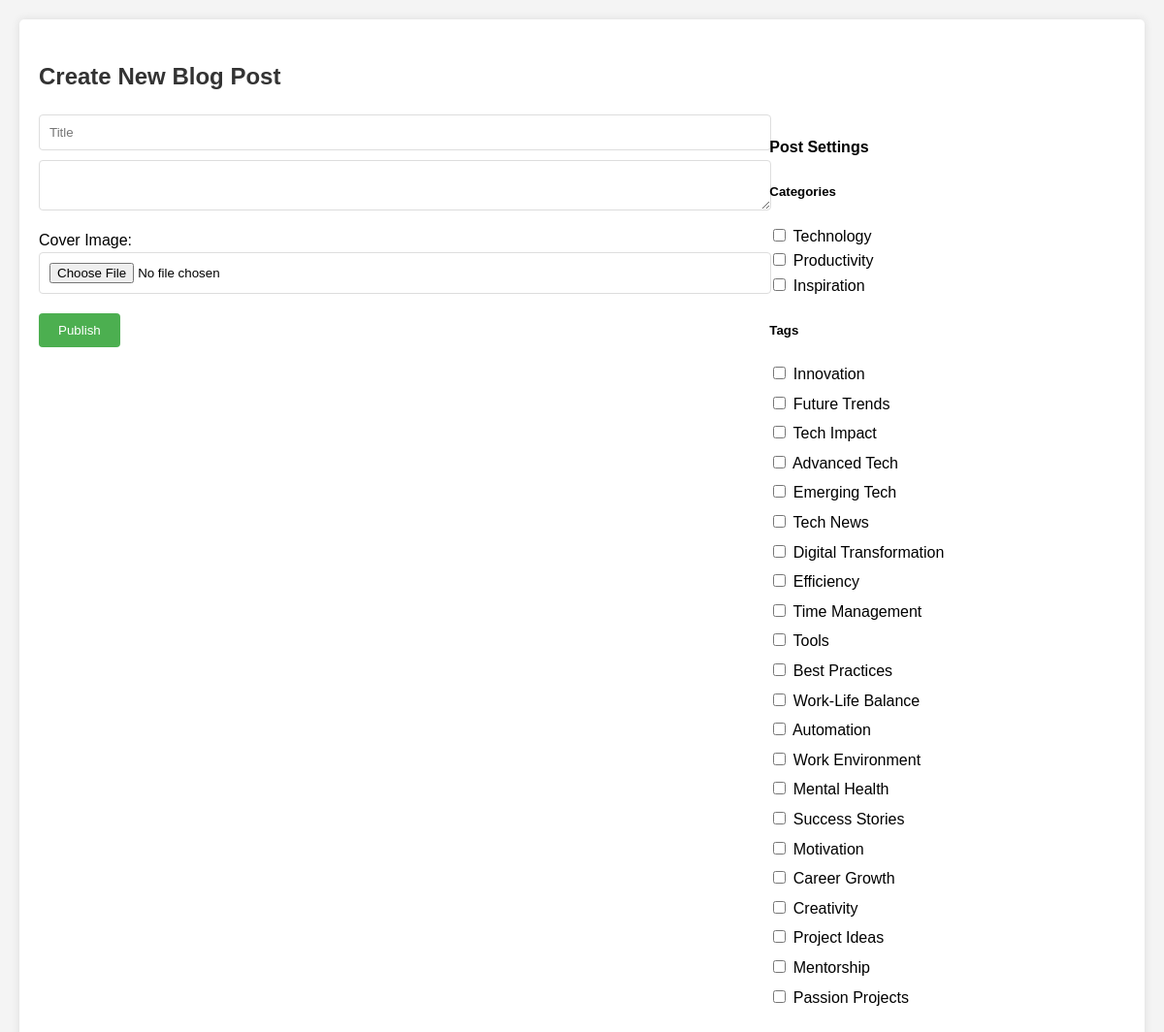
The app's page /create (signed in) with its own data.
### base/models.py (models this page shows)
class Tag(models.Model):
    name = models.CharField(max_length=100, unique=True)
    def __str__(self):
        return self.name

### base/views.py (the view)
# urls.py: path('create', views.create_post, name='create_post'),
@login_required
def create_post(request):
    if request.method == 'POST':
        form = PostForm(request.POST, request.FILES)
        if form.is_valid():
            post = form.save(commit=False)
            post.author = request.user  # Assign the current user as the author
            post.save()
            form.save_m2m()  # Save any many-to-many relationships if there are any
            return redirect('post_detail', pk=post.id)
    else:
        form = PostForm()
    return render(request, 'create_post.html', {'form': form,'api_key': settings.API_KEY})

### base/forms.py
class PostForm(forms.ModelForm):
    tags = forms.ModelMultipleChoiceField(
        queryset=Tag.objects.all(),
        widget=forms.CheckboxSelectMultiple,
        required=False
    )
    categories = forms.ModelMultipleChoiceField(
        queryset=Category.objects.all(),
        widget=forms.CheckboxSelectMultiple,
        required=False
    )
    class Meta:
        model = Post
        fields = ['title', 'content', 'cover', 'tags', 'categories']
        widgets = {
        'content': forms.Textarea(attrs={'id': 'content'}),
        }

### base/models.py (called while the page is built)
    def __str__(self):
        return self.name

### base/templates/create_post.html (shortened to what this page needs)
<!DOCTYPE html>
<html lang="en">
<head>
</head>
<body>
    <div class="container">
        <h2>Create New Blog Post</h2>
        <form method="post" enctype="multipart/form-data" class="post-form">
            <div class="main-content">
                <input type="text" name="title" placeholder="Title" required />
                <textarea name="content" id="content"></textarea>
                <div>
                    <label for="cover">Cover Image:</label>
                    <input type="file" name="cover" id="cover" accept="image/*" />
                </div>
                <button type="submit">Publish</button>
            </div>
            <div class="post-settings">
                <h4>Post Settings</h4>
                <h5>Categories</h5>
                {{ form.categories }}
                <h5>Tags</h5>
                <ul class="tag-list">
                    {% for tag in form.tags %}
                        <li>
                            <label>{{ tag.tag }} {{ tag.choice_label }}</label>
                        </li>
                    {% endfor %}
                </ul>
            </div>
        </form>
    </div>
</body>
</html>

### base/templates/create_post.html (style rules this page uses)
body { font-family: Arial, sans-serif; line-height: 1.6; margin: 0; padding: 20px; background-color: #f4f4f4; }
.container { max-width: 1200px; margin: 0 auto; background-color: #fff; padding: 20px; border-radius: 5px; box-shadow: 0 0 10px rgba(0, 0, 0, 0.1); }
h2 { color: #333; }
.post-form { display: flex; gap: 20px; }
.main-content { flex: 2; }
.post-settings { flex: 1; }
input[type='text'], textarea, input[type='file'] { width: 100%; padding: 10px; margin-bottom: 10px; border: 1px solid #ddd; border-radius: 4px; }
button { background-color: #4caf50; color: white; padding: 10px 20px; border: none; border-radius: 4px; cursor: pointer; }
.tag-list { list-style-type: none; padding: 0; }
.tag-list li { margin-bottom: 5px; }

### records on screen
Tag: choice_label "Innovation"
Tag: choice_label "Future Trends"
Tag: choice_label "Tech Impact"
Tag: choice_label "Advanced Tech"
Tag: choice_label "Emerging Tech"
Tag: choice_label "Tech News"
Tag: choice_label "Digital Transformation"
Tag: choice_label "Efficiency"
Tag: choice_label "Time Management"
Tag: choice_label "Tools"
Tag: choice_label "Best Practices"
Tag: choice_label "Work-Life Balance"
Tag: choice_label "Automation"
Tag: choice_label "Work Environment"
Tag: choice_label "Mental Health"
Tag: choice_label "Success Stories"
Tag: choice_label "Motivation"
Tag: choice_label "Career Growth"
Tag: choice_label "Creativity"
Tag: choice_label "Project Ideas"
Tag: choice_label "Mentorship"
Tag: choice_label "Passion Projects"
